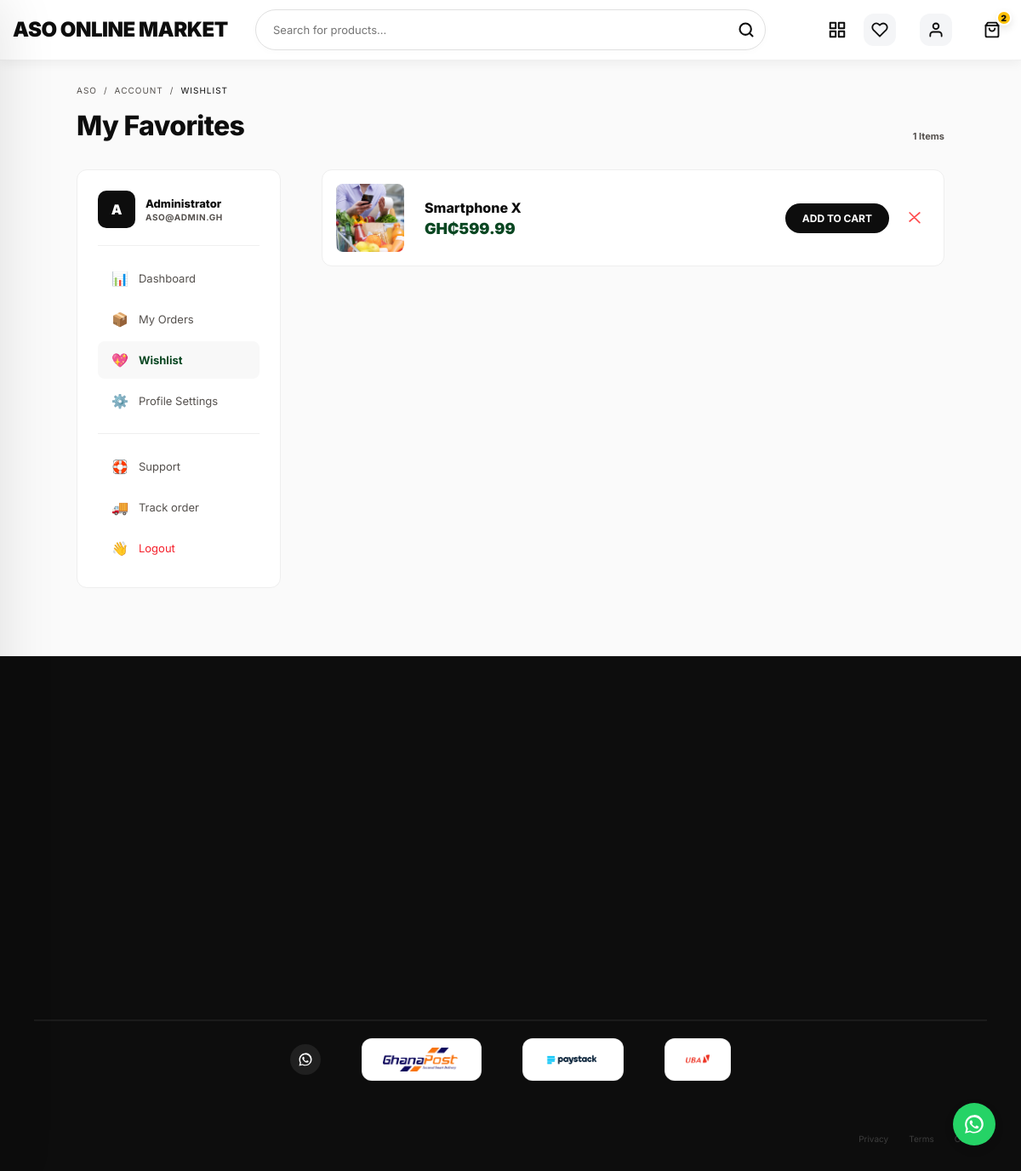
Page /user/wishlist.php (signed in) on the committed database.
### tables this page shows
CREATE TABLE IF NOT EXISTS users (
    user_id INT AUTO_INCREMENT PRIMARY KEY,
    name VARCHAR(100) NOT NULL,
    email VARCHAR(100) UNIQUE NOT NULL,
    password VARCHAR(255) NOT NULL,
    phone VARCHAR(20),
    address TEXT,
    role ENUM('customer', 'admin') DEFAULT 'customer',
    created_at TIMESTAMP DEFAULT CURRENT_TIMESTAMP,
    updated_at TIMESTAMP DEFAULT CURRENT_TIMESTAMP ON UPDATE CURRENT_TIMESTAMP
);

CREATE TABLE IF NOT EXISTS products (
    product_id INT AUTO_INCREMENT PRIMARY KEY,
    category_id INT NOT NULL,
    subcategory_id INT NULL,
    name VARCHAR(255) NOT NULL,
    sku VARCHAR(100) NULL UNIQUE,
    description TEXT,
    features TEXT,
    price DECIMAL(10, 2) NOT NULL,
    original_price DECIMAL(10, 2) NULL,
    stock_quantity INT NOT NULL DEFAULT 0,
    low_stock_threshold INT NULL,
    status ENUM('draft','published') NOT NULL DEFAULT 'published',
    is_featured TINYINT(1) NOT NULL DEFAULT 0,
    image VARCHAR(255),
    has_multiple_images TINYINT(1) DEFAULT 0,
    main_image_id INT NULL,
    average_rating DECIMAL(3,2) DEFAULT 0.00,
    review_count INT DEFAULT 0,
    view_count INT DEFAULT 0,
    created_at TIMESTAMP DEFAULT CURRENT_TIMESTAMP,
    updated_at TIMESTAMP DEFAULT CURRENT_TIMESTAMP ON UPDATE CURRENT_TIMESTAMP,
    FOREIGN KEY (category_id) REFERENCES categories(category_id) ON DELETE CASCADE,
    FOREIGN KEY (subcategory_id) REFERENCES subcategories(subcategory_id) ON DELETE SET NULL
);

### includes/db.php (called while the page is built, shortened)
<?php
if (!isset($currency_symbol)) {
    $currency_symbol = 'GH₵';
}
if (!function_exists('formatCurrency')) {
    function formatCurrency($amount) {
        global $currency_symbol;
        $num = is_numeric($amount) ? (float)$amount : 0.0;
        return $currency_symbol . number_format($num, 2);
    }
}
if (!function_exists('getProductImage')) {
    function getProductImage($filename) {
        $cleanName = basename($filename);
        $baseDir = dirname(__DIR__);
        $trimmed = ltrim($filename, '/');
        return 'assets/images/placeholder.jpg';
    }
}
?>

### user/wishlist.php (the view, shortened to what this page needs)
<?php
require_once '../includes/db.php';
$user_id = $_SESSION['user_id'];
try {
    $stmt = $pdo->prepare("SELECT * FROM users WHERE user_id = ?");
    $stmt->execute([$user_id]);
    $user = $stmt->fetch();
} catch(PDOException $e) {
    error_log("Error fetching user: " . $e->getMessage());
}
$products = [];
try {
    $stmt = $pdo->prepare("
        SELECT p.*, c.category_name, w.created_at as added_at,
        (SELECT GROUP_CONCAT(image_path ORDER BY is_primary DESC, image_id ASC)
         FROM product_images
         WHERE product_id = p.product_id) as all_images
        FROM products p
        JOIN wishlist w ON p.product_id = w.product_id
        LEFT JOIN categories c ON p.category_id = c.category_id
        WHERE w.user_id = ? AND p.status = 'published'
        ORDER BY w.created_at DESC
    ");
    $stmt->execute([$user_id]);
    $products = $stmt->fetchAll();
} catch(PDOException $e) {
    error_log("Error fetching wishlist: " . $e->getMessage());
}
include '../includes/header.php';
?>
<section class="wishlist-page" style="padding: 100px 0 80px; background: #fafafa; min-height: 80vh;">
    <div class="container" style="max-width: 1100px;">
        <nav style="margin-bottom: 32px;">
            <div style="font-family: var(--f-mono); font-size: 10px; text-transform: uppercase; color: var(--mid-gray); letter-spacing: 0.1em; display: flex; align-items: center; gap: 8px;">
                <a href="<?php echo $base; ?>index.php" style="color: inherit; text-decoration: none;">ASO</a>
                <span>/</span>
                <a href="dashboard.php" style="color: inherit; text-decoration: none;">Account</a>
                <span>/</span>
                <span style="color: var(--ink);">Wishlist</span>
            </div>
            <div style="display: flex; justify-content: space-between; align-items: flex-end; margin-top: 16px; flex-wrap: wrap; gap: 12px;">
                <h1 style="font-family: var(--f-display); font-weight: 800; font-size: 32px; margin: 0; color: var(--ink); letter-spacing: -0.02em;">My Favorites</h1>
                <div style="font-family: var(--f-mono); font-size: 11px; font-weight: 700; color: var(--mid-gray);"><?php echo count($products); ?> Items</div>
            </div>
        </nav>
        <div class="account-grid" style="display: grid; grid-template-columns: 240px 1fr; gap: 48px;">
            <?php include '_sidebar.php'; ?>
            <div class="wishlist-content" style="min-width: 0;">
                <?php if (empty($products)): ?>
                    <div style="padding: 80px 40px; text-align: center; background: #fff; border: 1px solid #eee; border-radius: 12px;">
                        <span style="font-size: 40px; display: block; margin-bottom: 16px;">💖</span>
                        <p style="font-weight: 700; font-size: 16px; color: var(--ink); margin-bottom: 8px;">Your wishlist is empty.</p>
                        <p style="font-size: 13px; color: var(--mid-gray); margin-bottom: 24px;">Save items you love and they'll appear here.</p>
                        <a href="<?php echo $base; ?>shop.php" style="display: inline-block; padding: 12px 32px; background: var(--ink); color: #fff; text-decoration: none; border-radius: 8px; font-weight: 700; font-size: 13px; text-transform: uppercase; letter-spacing: 0.05em;">Continue Shopping</a>
                    </div>
                <?php else: ?>
                    <div class="wishlist-list" style="display: flex; flex-direction: column; gap: 16px;">
                        <?php foreach ($products as $item):
                            $p_id = (int)$item['product_id'];
                            $p_name = $item['name'] ?? 'Product';
                            $p_price = (float)($item['price_ghs'] ?? $item['price'] ?? 0);
                            $img = getProductImage($item['primary_image'] ?? $item['image'] ?? '');
                        ?>
                            <div class="wish-card" id="wish-<?php echo $p_id; ?>" style="background: #fff; border: 1px solid #eee; border-radius: 12px; padding: 16px; display: grid; grid-template-columns: 80px 1fr auto; align-items: center; gap: 24px; transition: all 0.3s var(--ease);">
                                <a href="<?php echo $base; ?>product.php?id=<?php echo $p_id; ?>" style="width: 80px; height: 80px; background: #f9f9f9; border-radius: 8px; overflow: hidden; display: block; flex-shrink: 0;">
                                    <img src="<?php echo htmlspecialchars($img); ?>" onerror="this.src='<?php echo $base; ?>assets/images/placeholder.jpg'; this.onerror=null;" alt="<?php echo htmlspecialchars($p_name); ?>" style="width: 100%; height: 100%; object-fit: cover;">
                                </a>
                                <div style="min-width: 0;">
                                    <a href="<?php echo $base; ?>product.php?id=<?php echo $p_id; ?>" style="text-decoration: none; color: var(--ink); font-weight: 800; font-size: 16px; display: block; margin-bottom: 4px;"><?php echo htmlspecialchars($p_name); ?></a>
                                    <div style="display: flex; align-items: baseline; gap: 8px; flex-wrap: wrap;">
                                        <span style="font-weight: 900; color: var(--red); font-size: 18px;"><?php echo formatCurrency($p_price); ?></span>
                                    </div>
                                </div>
                                <div class="wish-actions" style="display: flex; align-items: center; gap: 12px;">
                                    <button type="button" onclick="quickAddToCart(<?php echo $p_id; ?>, event)" style="padding: 10px 20px; background: var(--ink); color: #fff; border: none; border-radius: 100px; cursor: pointer; font-weight: 700; font-size: 12px; text-transform: uppercase;">Add to Cart</button>
                                    <button type="button" onclick="removeWishItem(<?php echo $p_id; ?>, this)" style="background: none; border: none; color: #ff4d4f; cursor: pointer; padding: 8px;" title="Remove" aria-label="Remove from wishlist">
                                        <svg width="20" height="20" viewBox="0 0 24 24" fill="currentColor" stroke="currentColor" stroke-width="2" stroke-linecap="round" stroke-linejoin="round"><path d="M19 6L5 18M5 6l14 14"></path></svg>
                                    </button>
                                </div>
                            </div>
                        <?php endforeach; ?>
                    </div>
                <?php endif; ?>
            </div>
        </div>
    </div>
</section>
<?php include '../includes/footer.php'; ?>

### user/_sidebar.php
<?php
$nav_items = [
    'dashboard.php' => ['icon' => '📊', 'label' => 'Dashboard'],
    'orders.php'    => ['icon' => '📦', 'label' => 'My Orders'],
    'wishlist.php'  => ['icon' => '💖', 'label' => 'Wishlist'],
    'profile.php'   => ['icon' => '⚙️', 'label' => 'Profile Settings'],
];
$current = basename($_SERVER['PHP_SELF']);
$user_name = $user['name'] ?? 'Member';
$user_email = $user['email'] ?? '';
?>
<aside class="account-sidebar">
    <div style="display: flex; align-items: center; gap: 12px; padding-bottom: 20px; margin-bottom: 16px; border-bottom: 1px solid #f0f0f0;">
        <div style="width: 44px; height: 44px; background: var(--ink); color: #fff; border-radius: 10px; display: flex; align-items: center; justify-content: center; font-family: var(--f-display); font-weight: 900; font-size: 16px; text-transform: uppercase; flex-shrink: 0;">
            <?php echo substr(htmlspecialchars($user_name), 0, 1); ?>
        </div>
        <div style="min-width: 0;">
            <p style="font-family: var(--f-display); font-weight: 800; font-size: 13px; color: var(--ink); margin: 0; white-space: nowrap; overflow: hidden; text-overflow: ellipsis;"><?php echo htmlspecialchars($user_name); ?></p>
            <p style="font-family: var(--f-mono); font-size: 10px; font-weight: 700; text-transform: uppercase; letter-spacing: 0.06em; color: var(--mid-gray); margin: 2px 0 0; white-space: nowrap; overflow: hidden; text-overflow: ellipsis;"><?php echo htmlspecialchars($user_email); ?></p>
        </div>
    </div>
    <nav style="display: flex; flex-direction: column; gap: 4px;">
        <?php foreach ($nav_items as $file => $item): ?>
            <?php $active = ($current === $file); ?>
            <a href="<?php echo $file; ?>" style="display: flex; align-items: center; gap: 12px; padding: 12px 16px; border-radius: 8px; text-decoration: none; font-size: 13px; transition: 0.2s; <?php echo $active ? 'background: var(--off); color: var(--red); font-weight: 700;' : 'color: var(--mid-gray);'; ?>">
                <span style="font-size: 16px;"><?php echo $item['icon']; ?></span> <?php echo $item['label']; ?>
            </a>
        <?php endforeach; ?>
        <div style="margin: 12px 0; border-top: 1px solid #eee;"></div>
        <a href="<?php echo $base; ?>contact.php" style="display: flex; align-items: center; gap: 12px; padding: 12px 16px; border-radius: 8px; text-decoration: none; color: var(--mid-gray); font-size: 13px; transition: 0.2s;">
            <span style="font-size: 16px;">🛟</span> Support
        </a>
        <a href="<?php echo $base; ?>track-order.php" style="display: flex; align-items: center; gap: 12px; padding: 12px 16px; border-radius: 8px; text-decoration: none; color: var(--mid-gray); font-size: 13px; transition: 0.2s;">
            <span style="font-size: 16px;">🚚</span> Track order
        </a>
        <a href="<?php echo $base; ?>logout.php" style="display: flex; align-items: center; gap: 12px; padding: 12px 16px; border-radius: 8px; text-decoration: none; color: #f5222d; font-size: 13px;">
            <span style="font-size: 16px;">👋</span> Logout
        </a>
    </nav>
</aside>

### rows in the picture
users: name "A", name "Administrator", email "ASO@ADMIN.GH"
products: name "Smartphone X", price "GH₵599.99"

### other values in the picture
$site_name "ASO ONLINE MARKET"
$cart_count "2"
count($products) "1"
$item['icon'] "📊"
$item['label'] "Dashboard"
$item['icon'] "📦"
$item['label'] "My Orders"
$item['icon'] "💖"
$item['label'] "Wishlist"
$item['icon'] "⚙️"
$item['label'] "Profile Settings"
